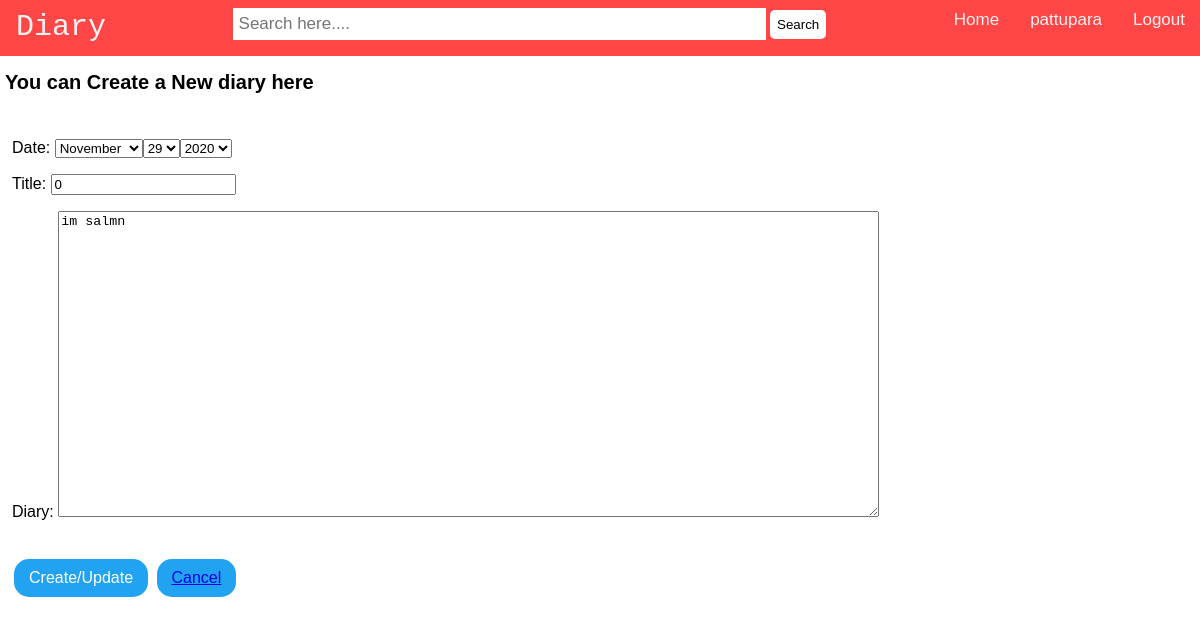
Page /edit/2 (signed in) on the earlier database version.
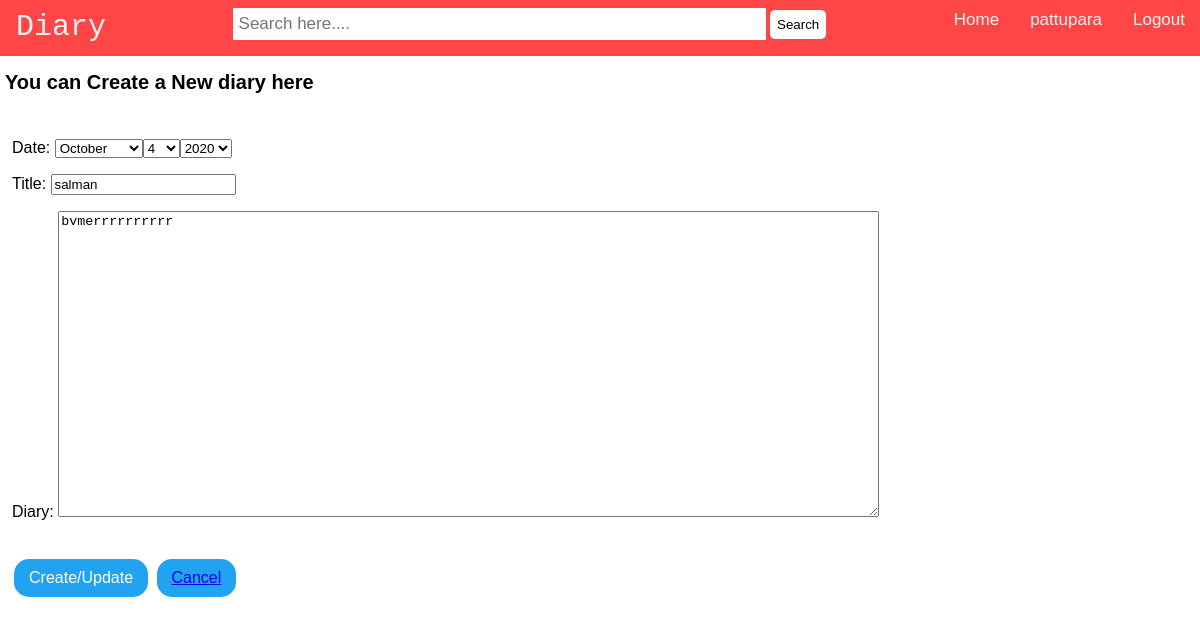
Same page on the later database version.
### home/models.py (models this page shows)
class Diaryy(models.Model):
    id = models.AutoField(primary_key=True)
    date = models.DateField(max_length=15)
    title=models.CharField(max_length=50)
    diary=models.TextField()
    user_name= models.ForeignKey(settings.AUTH_USER_MODEL,on_delete=models.CASCADE)

### home/views.py (the view)
# urls.py: path('edit/<int:id>',edit,name='edit'),
@login_required(login_url='/signin')
def edit(request, id):
    obj = Diaryy.objects.get(id=id)
    form = Diaryform(request.POST or None, instance=obj)
    if form.is_valid():
        forms = form.save(commit=False)
        forms.user_name = request.user
        forms.save()
        return redirect("home")
    context = {
        "form": form
    }
    return render(request, "diary.html", context)

### home/form.py
class Diaryform(forms.ModelForm):
    diary = forms.CharField(
        required=False,
        widget=forms.Textarea(
            attrs={
                "placeholder": "write something....",
                "class": "new-class-name two",
                "rows": 20,
                "cols": 100
            }
        ))
    YEARS = [x for x in range(2020, 2010, -1)]
    date = forms.DateField(widget=forms.SelectDateWidget(years=YEARS))
    class Meta:
        model = Diaryy
        fields = [
            "date",
            "title",
            "diary"
        ]

### templates/diary.html (shortened to what this page needs)
<head>
{% extends "navbar.html" %}
{% block content %}
<div class="topic">You can Create a New diary here</div>
<form action="" method="post">
    <div class="form">
        {{form.as_p}}
        <br>
        <button class="btn" type="submit" value="Create">Create/Update</button>
        <button class="btn" type="submit" ><a href="/"> Cancel</a></button></div>
</form>
{% endblock %}

Differences in the rows shown:
changed Diaryy: title "0" → "salman"; diary "im salmn" → "bvmerrrrrrrrrr"
Other differences:
form field as_p: "November" → "October"
form field as_p: "29" → "4"
